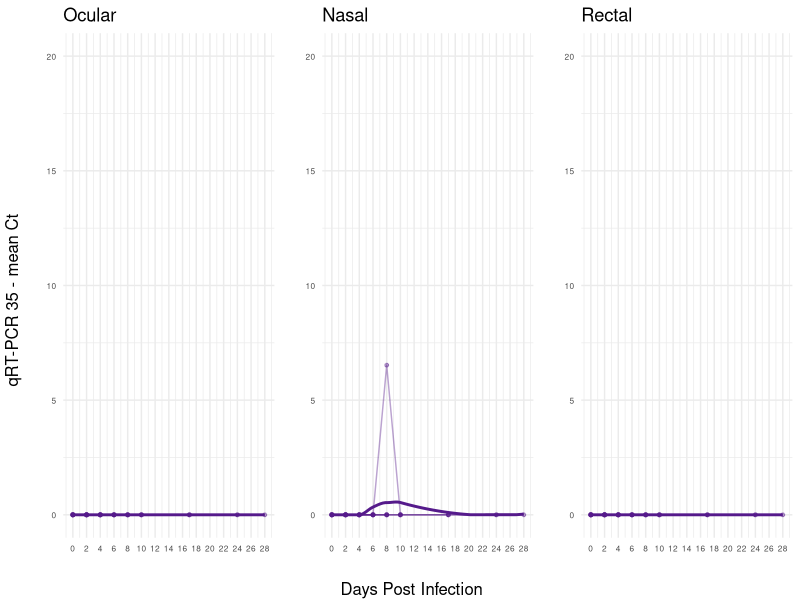
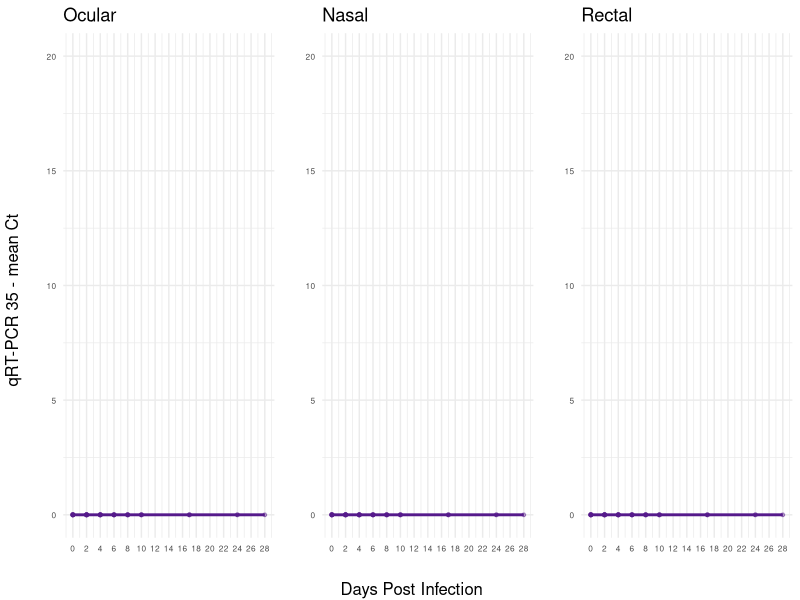
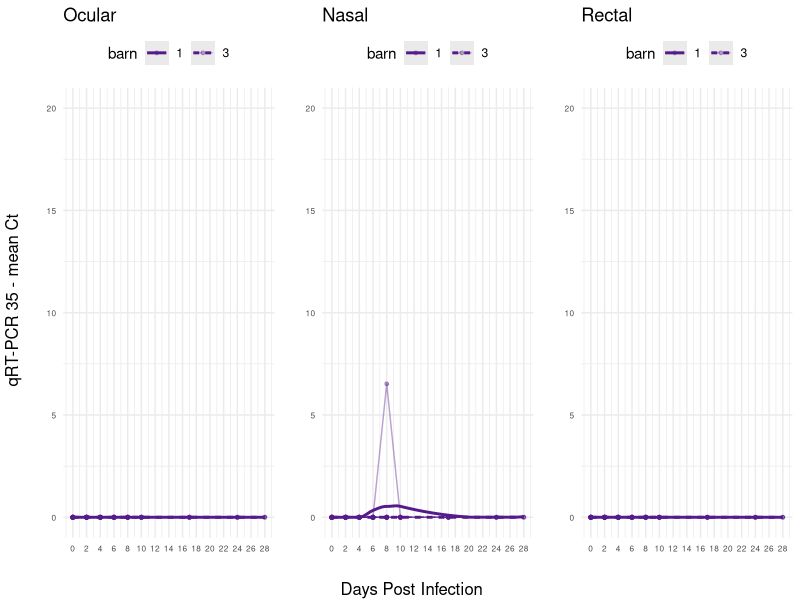
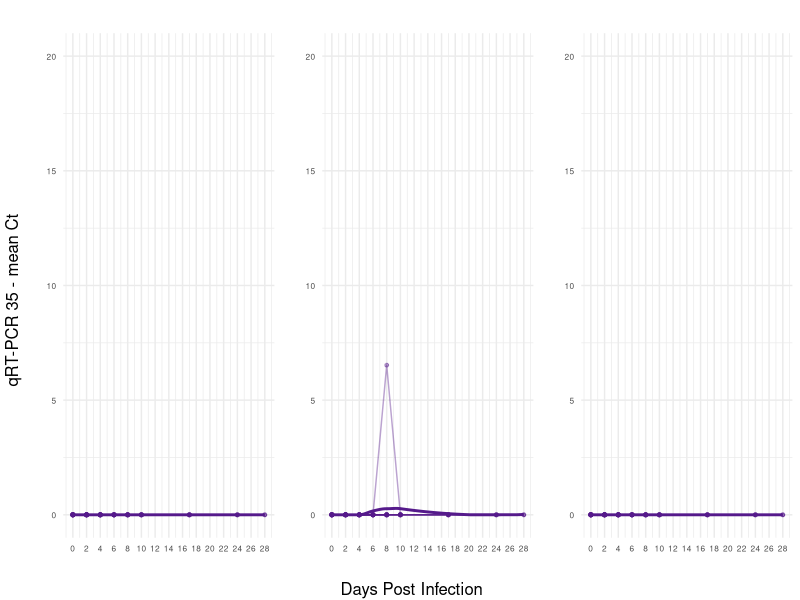

Reproduce these figures in R, in order.

#############################################################################################################
# Code written by: Catherine M. Herzog, PhD MPH
# Code last modified on: April 8, 2024
# Code purpose: analyze and visualize qRT-PCR antigen data for cattle sacrifice experiment

#############################################################################################################


######################
#  Load libraries ----
######################

library(ggplot2)   # for plotting figures
library(gridExtra) # for grid.arrange function in doing multiple plots for jpeg
library(tidyverse) # for piping %>%



###############################################
#  Molecular Data Import, Data Management  ----
###############################################

# Load the data by pointing to the location within the project that this data resides (do not need to setwd)
# Note: parenthesis are backward compared to Windows Explorer paths
molecdat <- read.csv("data/cattle_sac/mol/molecdat_clean_cattlesac.csv", header = TRUE, stringsAsFactors = FALSE)

# Making sure each variable (column in data frame) is of the correct data type (factor, numeric, character, etc)
molecdat$eartag <- as.factor(molecdat$eartag)
molecdat$expt <- as.factor(molecdat$expt)
molecdat$species <- as.factor(molecdat$species)
molecdat$barn <- as.factor(molecdat$barn)
molecdat$status <- as.factor(molecdat$status)
molecdat$status_f <- as.factor(molecdat$status_f)

molecdat$o1[molecdat$o1 == "U"] <- 35
molecdat$o2[molecdat$o2 == "U"] <- 35
molecdat$n1[molecdat$n1 == "U"] <- 35
molecdat$n2[molecdat$n2 == "U"] <- 35
molecdat$r1[molecdat$r1 == "U"] <- 35
molecdat$r2[molecdat$r2 == "U"] <- 35
molecdat$omean[molecdat$omean == 0] <- "35"
molecdat$nmean[molecdat$nmean == 0] <- "35"
molecdat$rmean[molecdat$rmean == 0] <- "35"
molecdat$o1 <- as.numeric(molecdat$o1)
molecdat$o2 <- as.numeric(molecdat$o2)
molecdat$n1 <- as.numeric(molecdat$n1)
molecdat$n2 <- as.numeric(molecdat$n2)
molecdat$r1 <- as.numeric(molecdat$r1)
molecdat$r2 <- as.numeric(molecdat$r2)
molecdat$omean <- as.numeric(molecdat$omean)
molecdat$nmean <- as.numeric(molecdat$nmean)
molecdat$rmean <- as.numeric(molecdat$rmean)


# Setting the line and symbol colors for each barn and status
barncol <- c("1" = "purple4", "3" = "purple4")
color2 <- c("purple4")


# Split data into each barn, and have combined barns
barn1_pcr <- subset(molecdat, barn == 1) 
barn3_pcr <- subset(molecdat, barn == 3)
barns13_pcr <- subset(molecdat, barn == 1 | barn == 3)


#####################
#  Barn 1 ----
#####################
# Barn 1: 8 Experimental Cattle
# Smooth: LOESS 

# ocular
go_barn1 <- ggplot(barn1_pcr, aes(dpi, 35-omean, color = "purple4")) +
            geom_line(aes(group = eartag), alpha = 0.4) +
            geom_point(size = 1, alpha = 0.4) +
            stat_smooth(method = "loess", formula = y ~ x, size =1, alpha = 0.2) +
            scale_x_continuous(limits = c(0,28), breaks = seq(0,28,2)) +
            scale_y_continuous(limits = c(0,20)) +
            labs(title = "Ocular", x = "", y = "") +
            scale_color_manual(name = "Barn 1", 
                               #labels = c("Goats", "Goats"),
                               values = "purple4") +
            geom_hline(yintercept = 35, linetype ="dashed", color = "red") +
            theme_minimal() + 
            theme(legend.position = "none", axis.title.y = element_text(size = 8), 
                  axis.title.x = element_text(size = 8), axis.text=element_text(size=6))

# nasal
gn_barn1 <- ggplot(barn1_pcr, aes(dpi, 35-nmean, color = "purple4")) +
            geom_line(aes(group = eartag), alpha = 0.4) +
            geom_point(size = 1, alpha = 0.4) +
            stat_smooth(method = "loess", formula = y ~ x, size =1, alpha = 0.2) +
            scale_x_continuous(limits = c(0,28), breaks = seq(0,28,2)) +
            scale_y_continuous(limits = c(0,20)) +
            labs(title = "Nasal", x = "", y = "") +
            scale_color_manual(name = "Barn 1", 
                               #labels = c("Goats", "Goats"),
                               values = "purple4") +
            geom_hline(yintercept = 35, linetype ="dashed", color = "red") +
            theme_minimal() + 
            theme(legend.position = "none", axis.title.y = element_text(size = 8), 
                  axis.title.x = element_text(size = 8), axis.text=element_text(size=6))

# rectal
gr_barn1 <- ggplot(barn1_pcr, aes(dpi, 35-rmean, color = "purple4")) +
            geom_line(aes(group = eartag), alpha = 0.4) +
            geom_point(size = 1, alpha = 0.4) +
            stat_smooth(method = "loess", formula = y ~ x, size =1, alpha = 0.2) +
            scale_x_continuous(limits = c(0,28), breaks = seq(0,28,2)) +
            scale_y_continuous(limits = c(0,20)) +
            labs(title = "Rectal", x = "", y = "") +
            scale_color_manual(name = "Barn 1", 
                               #labels = c("Goats", "Goats"),
                               values = "purple4") +
            geom_hline(yintercept = 35, linetype ="dashed", color = "red") +
            theme_minimal() + 
            theme(legend.position = "none", axis.title.y = element_text(size = 8), 
                  axis.title.x = element_text(size = 8), axis.text=element_text(size=6))



#####################
#  Barn 3 ----
#####################
# Barn 3: 8 Experimental Cattle
# Smooth: LOESS 

# ocular
go_barn3 <- ggplot(barn3_pcr, aes(dpi, 35-omean, color = "purple4")) +
            geom_line(aes(group = eartag), alpha = 0.4) +
            geom_point(size = 1, alpha = 0.4) +
            stat_smooth(method = "loess", formula = y ~ x, size =1, alpha = 0.2) +
            scale_x_continuous(limits = c(0,28), breaks = seq(0,28,2)) +
            scale_y_continuous(limits = c(0,20)) +
            labs(title = "Ocular", x = "", y = "") +
            scale_color_manual(name = "Barn 3", 
                               #labels = c("Goats", "Goats"),
                               values = "purple4") +
            geom_hline(yintercept = 35, linetype ="dashed", color = "red") +
            theme_minimal() + 
            theme(legend.position = "none", axis.title.y = element_text(size = 8), 
                  axis.title.x = element_text(size = 8), axis.text=element_text(size=6))

# nasal
gn_barn3 <- ggplot(barn3_pcr, aes(dpi, 35-nmean, color = "purple4")) +
            geom_line(aes(group = eartag), alpha = 0.4) +
            geom_point(size = 1, alpha = 0.4) +
            stat_smooth(method = "loess", formula = y ~ x, size =1, alpha = 0.2) +
            scale_x_continuous(limits = c(0,28), breaks = seq(0,28,2)) +
            scale_y_continuous(limits = c(0,20)) +
            labs(title = "Nasal", x = "", y = "") +
            scale_color_manual(name = "Barn 3", 
                               #labels = c("Goats", "Goats"),
                               values = "purple4") +
            geom_hline(yintercept = 35, linetype ="dashed", color = "red") +
            theme_minimal() + 
            theme(legend.position = "none", axis.title.y = element_text(size = 8), 
                  axis.title.x = element_text(size = 8), axis.text=element_text(size=6))

# rectal
gr_barn3 <- ggplot(barn3_pcr, aes(dpi, 35-rmean, color = "purple4")) +
            geom_line(aes(group = eartag), alpha = 0.4) +
            geom_point(size = 1, alpha = 0.4) +
            stat_smooth(method = "loess", formula = y ~ x, size =1, alpha = 0.2) +
            scale_x_continuous(limits = c(0,28), breaks = seq(0,28,2)) +
            scale_y_continuous(limits = c(0,20)) +
            labs(title = "Rectal", x = "", y = "") +
            scale_color_manual(name = "Barn 3", 
                               #labels = c("Goats", "Goats"),
                               values = "purple4") +
            geom_hline(yintercept = 35, linetype ="dashed", color = "red") +
            theme_minimal() + 
            theme(legend.position = "none", axis.title.y = element_text(size = 8), 
                  axis.title.x = element_text(size = 8), axis.text=element_text(size=6))



######################
#  Combined Barns ----
######################
# All experimental barns together, total 16 experimental Cattle
# Smooth: LOESS 

# ocular
go_barns13 <- ggplot(barns13_pcr, aes(dpi, 35-omean, color = barn, linetype = barn)) +
              geom_line(aes(group = eartag, linetype = barn), alpha = 0.4) +
              geom_point(size = 1, alpha = 0.4) +
              stat_smooth(method = "loess", formula = y ~ x, size =1, alpha = 0.2) +
              scale_x_continuous(limits = c(0,28), breaks = seq(0,28,2)) +
              scale_y_continuous(limits = c(0,20)) +
              labs(title = "Ocular", x = "", y = "") +
              scale_color_manual(#name = "Barn", 
                                 #labels = c("Goats", "Goats"),
                                 values = barncol) +
              geom_hline(yintercept = 35, linetype ="dashed", color = "red") +
              theme_minimal() + 
              theme(legend.position = "top", axis.title.y = element_text(size = 8), 
                    axis.title.x = element_text(size = 8), axis.text=element_text(size=6))

# nasal
gn_barns13 <- ggplot(barns13_pcr, aes(dpi, 35-nmean, color = barn, linetype = barn)) +
              geom_line(aes(group = eartag, linetype = barn), alpha = 0.4) +
              geom_point(size = 1, alpha = 0.4) +
              stat_smooth(method = "loess", formula = y ~ x, size =1, alpha = 0.2) +
              scale_x_continuous(limits = c(0,28), breaks = seq(0,28,2)) +
              scale_y_continuous(limits = c(0,20)) +
              labs(title = "Nasal", x = "", y = "") +
              scale_color_manual(#name = "Barn", 
                                 #labels = c("Goats", "Goats"),
                                 values = barncol) +
              geom_hline(yintercept = 35, linetype ="dashed", color = "red") +
              theme_minimal() + 
              theme(legend.position = "top", axis.title.y = element_text(size = 8), 
                    axis.title.x = element_text(size = 8), axis.text=element_text(size=6))

# rectal
gr_barns13 <- ggplot(barns13_pcr, aes(dpi, 35-rmean, color = barn, linetype = barn)) +
              geom_line(aes(group = eartag, linetype = barn), alpha = 0.4) +
              geom_point(size = 1, alpha = 0.4) +
              stat_smooth(method = "loess", formula = y ~ x, size =1, alpha = 0.2) +
              scale_x_continuous(limits = c(0,28), breaks = seq(0,28,2)) +
              scale_y_continuous(limits = c(0,20)) +
              labs(title = "Rectal", x = "", y = "") +
              scale_color_manual(# name = "Barn", 
                                 #labels = c("Goats", "Goats"),
                                 values = barncol) +
              geom_hline(yintercept = 35, linetype ="dashed", color = "red") +
              theme_minimal() + 
              theme(legend.position = "top", axis.title.y = element_text(size = 8), 
                    axis.title.x = element_text(size = 8), axis.text=element_text(size=6))


# ocular barns combined
go_barns13c <- ggplot(barns13_pcr, aes(dpi, 35-omean, color = species)) +
  geom_line(aes(group = eartag), alpha = 0.4) +
  geom_point(size = 1, alpha = 0.4) +
  stat_smooth(method = "loess", formula = y ~ x, size =1, alpha = 0.2) +
  scale_x_continuous(limits = c(0,28), breaks = seq(0,28,2)) +
  scale_y_continuous(limits = c(0,20)) +
  labs(title = "", x = "", y = "") +
  scale_color_manual(#name = "Barn", 
    #labels = c("Goats"),
    values = color2) +
  geom_hline(yintercept = 35, linetype ="dashed", color = "red") +
  theme_minimal() + 
  theme(legend.position = "none", axis.title.y = element_text(size = 8), 
        axis.title.x = element_text(size = 8), axis.text=element_text(size=6))

# nasal barns combined
gn_barns13c <- ggplot(barns13_pcr, aes(dpi, 35-nmean, color = species)) +
  geom_line(aes(group = eartag), alpha = 0.4) +
  geom_point(size = 1, alpha = 0.4) +
  stat_smooth(method = "loess", formula = y ~ x, size =1, alpha = 0.2) +
  scale_x_continuous(limits = c(0,28), breaks = seq(0,28,2)) +
  scale_y_continuous(limits = c(0,20)) +
  labs(title = "", x = "", y = "") +
  scale_color_manual(#name = "Barn", 
    #labels = c("Goats"),
    values = color2) +
  geom_hline(yintercept = 35, linetype ="dashed", color = "red") +
  theme_minimal() + 
  theme(legend.position = "none", axis.title.y = element_text(size = 8), 
        axis.title.x = element_text(size = 8), axis.text=element_text(size=6))

# rectal barns combined
gr_barns13c <- ggplot(barns13_pcr, aes(dpi, 35-rmean, color = species)) +
  geom_line(aes(group = eartag), alpha = 0.4) +
  geom_point(size = 1, alpha = 0.4) +
  stat_smooth(method = "loess", formula = y ~ x, size =1, alpha = 0.2) +
  scale_x_continuous(limits = c(0,28), breaks = seq(0,28,2)) +
  scale_y_continuous(limits = c(0,20)) +
  labs(title = "", x = "", y = "") +
  scale_color_manual(# name = "Barn", 
    #labels = c("Goats"),
    values = color2) +
  geom_hline(yintercept = 35, linetype ="dashed", color = "red") +
  theme_minimal() + 
  theme(legend.position = "none", axis.title.y = element_text(size = 8), 
        axis.title.x = element_text(size = 8), axis.text=element_text(size=6))

########################################
#  Saving figures to file (as jpeg) ----
########################################

jpeg("output/cattle_sac/pprv_cattlesac_qRTPCR_barn1_todpi28.jpeg", width = 6, height = 3, units = "in", quality = 100, res = 600)
grid.arrange(go_barn1, gn_barn1, gr_barn1, ncol=3, left = "qRT-PCR 35 - mean Ct", bottom = "Days Post Infection")
invisible(dev.off())

jpeg("output/cattle_sac/pprv_cattlesac_qRTPCR_barn3_todpi28.jpeg", width = 6, height = 3, units = "in", quality = 100, res = 600)
grid.arrange(go_barn3, gn_barn3, gr_barn3, ncol=3, left = "qRT-PCR 35 - mean Ct", bottom = "Days Post Infection")
invisible(dev.off())

jpeg("output/cattle_sac/pprv_cattlesac_qRTPCR_barns13_todpi28.jpeg", width = 6, height = 3, units = "in", quality = 100, res = 600)
grid.arrange(go_barns13, gn_barns13, gr_barns13, ncol=3, left = "qRT-PCR 35 - mean Ct", bottom = "Days Post Infection")
invisible(dev.off())

jpeg("output/cattle_sac/pprv_cattlesac_qRTPCR_barns13c_todpi28.jpeg", width = 6, height = 3, units = "in", quality = 100, res = 600)
grid.arrange(go_barns13c, gn_barns13c, gr_barns13c, ncol=3, left = "qRT-PCR 35 - mean Ct", bottom = "Days Post Infection")
invisible(dev.off())
